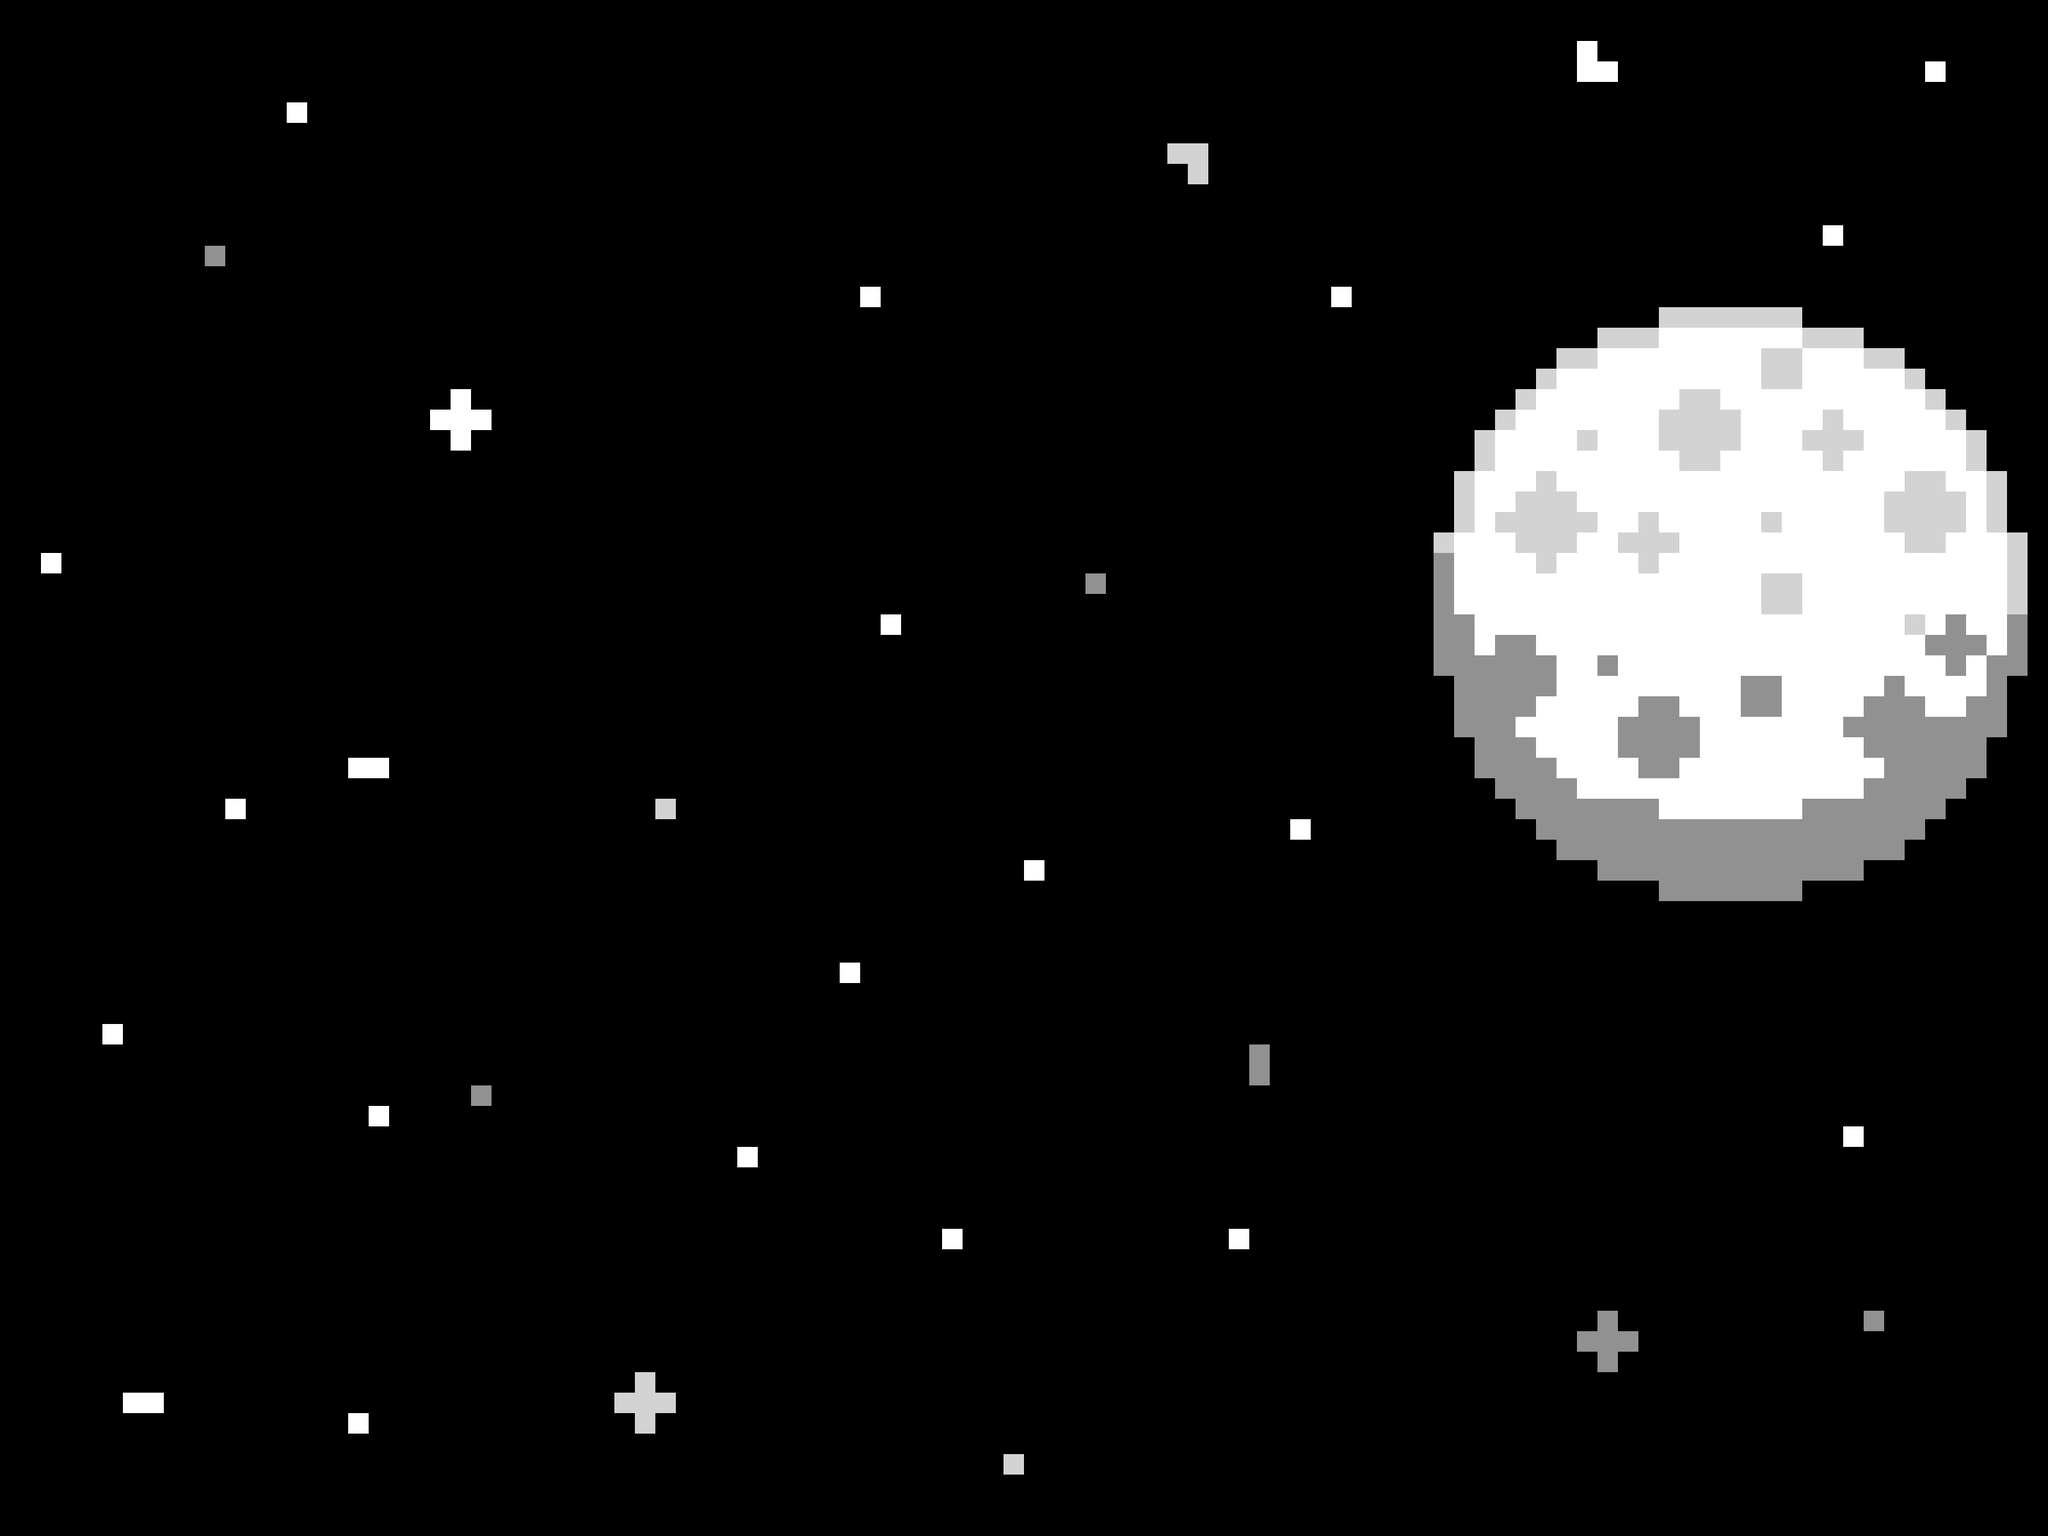

Rendered tile map (Tiled .tmx) drawn with the repository's tilesets; below, a short description and the map source with its tile grids summarised:
An orthogonal 100x75 tile map with 32x32 px tiles, 1 tile layer (Слой тайлов 1), 4 tilesets.

<map version="1.10" tiledversion="1.10.2" orientation="orthogonal" renderorder="right-down" width="100" height="75" tilewidth="32" tileheight="32" infinite="0" nextlayerid="2" nextobjectid="1">
 <tileset firstgid="1" source="black.tsx" />
 <tileset firstgid="2" source="white.tsx" />
 <tileset firstgid="3" source="gray.tsx" />
 <tileset firstgid="4" source="lightgray.tsx" />
 <layer id="1" name="Слой тайлов 1" width="100" height="75">
  <data>[7500 cells, 7500 non-empty, 4 distinct tile ids]</data>
 </layer>
</map>
